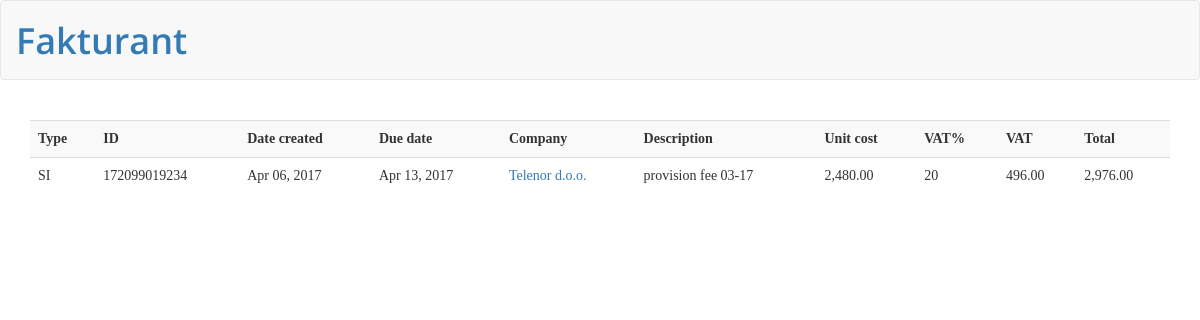
The app's page /fakturant/invoice/172099019234 with its own data.
### fakturant/models.py (models this page shows, shortened)
class Invoice(models.Model):
    company = models.ForeignKey(Company, on_delete=models.CASCADE)
    invoice_type = models.CharField('type', max_length=2)
    invoice_id = models.CharField('invoice id', max_length=32)
    date_created = models.DateTimeField('date created')
    due_date = models.DateTimeField('due date')
    description = models.CharField('description', max_length=50)
    unit_cost = models.DecimalField('unit cost', max_digits=20, decimal_places=2)
    vat_percent = models.IntegerField('VAT%')
    vat = models.DecimalField("VAT", max_digits=20, decimal_places=2)
    total = models.DecimalField('total', max_digits=20, decimal_places=2)

class Company(models.Model):
    company_name = models.CharField('company name', max_length=50)
    company_short_name = models.CharField('short name', max_length=10)
    VAT_number = models.CharField('vat number', max_length=9)
    address = models.CharField('address', max_length=50)
    account = models.CharField('current account', max_length=20)
    def __str__(self):
        return self.company_name

### fakturant/views.py (the view)
# urls.py: url(r'^invoice/(?P<invoice_id>[0-9]+)$', views.show_invoice, name='show_invoice')
def show_invoice(request, invoice_id):
    single_invoice = get_object_or_404(Invoice, invoice_id = invoice_id)
    context = {'single_invoice' : single_invoice}
    return render(request, 'fakturant/invoice.html', context)

### fakturant/templates/fakturant/invoice.html
{% extends "fakturant/layout.html" %}
{% load humanize %}
{% block content %}
<div class="container">
  <div class="row">
    <div class="col-md-12">
    {% if single_invoice %}
      <table class="table table-striped table-all">
        <tr>
            <th>Type</th>
            <th>ID</th>
            <th>Date created</th>
            <th>Due date</th>
            <th>Company</th>
            <th>Description</th>
            <th>Unit cost</th>
            <th>VAT%</th>
            <th>VAT</th>
            <th>Total</th>
          </tr>
         <tr>
            <td>{{ single_invoice.invoice_type }}</td>
            <td>{{ single_invoice.invoice_id }}</td>
            <td>{{ single_invoice.date_created|date:"M d, Y" }}</td>
            <td>{{ single_invoice.due_date|date:"M d, Y" }}</td>
            <td><a href="{% url 'fakturant:show_company' single_invoice.company.company_short_name %}">
          {{ single_invoice.company }}</a></td>
            <td>{{ single_invoice.description }}</td>
            <td>{{ single_invoice.unit_cost|intcomma }}</td>
            <td>{{ single_invoice.vat_percent }}</td>
            <td>{{ single_invoice.vat|intcomma }}</td>
            <td>{{ single_invoice.total|intcomma }}</td>
          </tr>
      </table>
    {% else %}
      <p>The required object doesn't exist in a database</p>
    {% endif %}
    </div>
  </div>
</div>
{% endblock %}

### fakturant/static/fakturant/css/style.css (style rules this page uses)
body { font-family: serif; }
table { overflow: auto; }

### records on screen
Invoice: invoice_type "SI", invoice_id "172099019234", date_created "Apr 06, 2017", due_date "Apr 13, 2017", company "Telenor d.o.o.", description "provision fee 03-17", unit_cost "2,480.00", vat_percent "20", vat "496.00", total "2,976.00"
